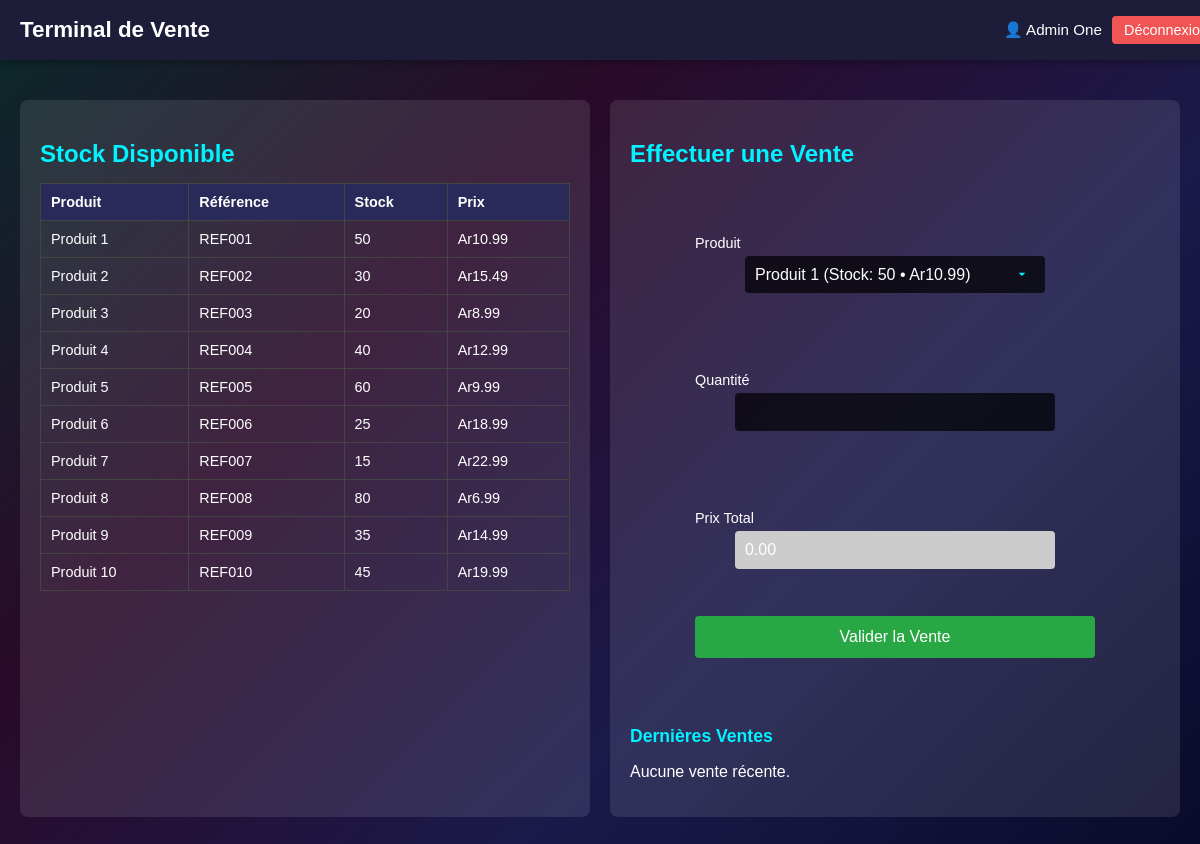
/ventes.php (signed in), run on the app's committed database.
### tables this page shows
CREATE TABLE IF NOT EXISTS Produit (
    id INT PRIMARY KEY AUTO_INCREMENT,
    nom VARCHAR(100) NOT NULL,
    categorie VARCHAR(50) NOT NULL,
    reference VARCHAR(50) NOT NULL,
    prix DECIMAL(10,2) NOT NULL,
    quantite INT NOT NULL DEFAULT 0,
    fournisseur VARCHAR(100),
    created_at DATETIME DEFAULT CURRENT_TIMESTAMP,
    updated_at DATETIME ON UPDATE CURRENT_TIMESTAMP
);

### ventes.php (the view, shortened to what this page needs)
<?php
require_once 'includes/db.php';
try {
    $stmt = $pdo->query("SELECT * FROM Produit WHERE quantite > 0");
    $products = $stmt->fetchAll(PDO::FETCH_ASSOC);
} catch(PDOException $e) {
    die("Erreur de base de données : " . $e->getMessage());
}
try {
    $stmt = $pdo->prepare("SELECT v.*, p.nom AS product_nom
                           FROM Ventes v
                           JOIN Produit p ON v.product_id = p.id
                           WHERE v.user_id = ?
                           ORDER BY v.created_at DESC
                           LIMIT 5");
    $stmt->execute([$_SESSION['user']['id']]);
    $latestSales = $stmt->fetchAll(PDO::FETCH_ASSOC);
} catch(PDOException $e) {
    $latestSales = [];
}
?>
<!DOCTYPE html>
<html lang="fr">
<head>
    <link rel="stylesheet" href="styles/login.css">
    <link rel="stylesheet" href="styles/dashboard.css">
    <link rel="stylesheet" href="/fonts/css/all.css">
</head>
<body>
    <header class="dashboard-header">
        <h1>Terminal de Vente</h1>
        <div class="user-profile">
            <span>👤 <?= htmlspecialchars($_SESSION['user']['nom']) ?></span>
            <form action="logout.php" method="POST">
                <button type="submit">Déconnexion</button>
            </form>
        </div>
    </header>
    <div class="main-content">
        <div class="vente-container">
            <div class="vente-stocks">
                <h2 style="color: #00f3ff; margin-bottom: 15px;">Stock Disponible</h2>
                <table class="stocks-table">
                    <thead>
                        <tr>
                            <th>Produit</th>
                            <th>Référence</th>
                            <th>Stock</th>
                            <th>Prix</th>
                        </tr>
                    </thead>
                    <tbody>
                        <?php foreach($products as $product): ?>
                        <tr>
                            <td><?= htmlspecialchars($product['nom']) ?></td>
                            <td><?= htmlspecialchars($product['reference']) ?></td>
                            <td><?= $product['quantite'] ?></td>
                            <td>Ar<?= number_format($product['prix'], 2) ?></td>
                        </tr>
                        <?php endforeach; ?>
                    </tbody>
                </table>
            </div>
            <div class="vente-form-and-sales">
                <h2 style="color: #00f3ff; margin-bottom: 15px;">Effectuer une Vente</h2>
                <form method="POST" class="vente-form">
                    <div class="input-group">
                        <label for="product_id">Produit</label>
                        <select name="product_id" id="product_id" class="cyber-input" required>
                            <?php foreach($products as $product): ?>
                                <option value="<?= $product['id'] ?>" data-prix="<?= $product['prix'] ?>">
                                    <?= htmlspecialchars($product['nom']) ?> (Stock: <?= $product['quantite'] ?> • Ar<?= $product['prix'] ?>)
                                </option>
                            <?php endforeach; ?>
                        </select>
                    </div>
                    <div class="input-group">
                        <label for="quantity">Quantité</label>
                        <input type="number" name="quantity" id="quantity" class="cyber-input" min="1" required>
                    </div>
                    <div class="input-group">
                        <label for="prix_total">Prix Total</label>
                        <input type="number" step="0.01" name="prix_total" id="prix_total" class="cyber-input" readonly>
                    </div>
                    <button type="submit">Valider la Vente</button>
                </form>
                <div class="latest-sales">
                    <h3>Dernières Ventes</h3>
                    <?php if(count($latestSales) > 0): ?>
                        <?php foreach($latestSales as $sale): ?>
                            <div class="sale-item">
                                <span>🕒 <?= date('d/m/Y H:i', strtotime($sale['created_at'])) ?></span>
                                • <span><?= htmlspecialchars($sale['product_nom']) ?></span>
                                • <span><?= $sale['quantite'] ?> unités</span>
                                • <span>Ar<?= number_format($sale['prix_total'], 2) ?></span>
                            </div>
                        <?php endforeach; ?>
                    <?php else: ?>
                        <p>Aucune vente récente.</p>
                    <?php endif; ?>
                </div>
            </div>
        </div>
    </div>
</body>
</html>

### styles/login.css (style rules this page uses)
.input-group { margin: 2rem 0; width: 100%; }
.cyber-input { width: 100%; padding: 15px 20px; background: rgba(0, 0, 0, 0.7); border: 2px solid #ff00ff; color: #fff; border-radius: 5px; transition: all 0.3s ease; font-size: 1.2rem; margin: 0 auto; display: block; width: 100%; max-width: 300px; }
.cyber-input::placeholder { color: #666; }
select.cyber-input { appearance: none; background-repeat: no-repeat; background-position: right 15px center; background-size: 1em; }
select.cyber-input option { background: #000; color: #fff; }
.vente-form { display: flex; flex-direction: column; gap: 1.5rem; }
.user-profile { display: flex; gap: 1rem; align-items: center; }

### styles/dashboard.css (style rules this page uses)
:root { --primary: #2A2A72; --secondary: #009FFD; --accent: #FF0076; --light: #F4F4F8; }
body { margin: 0; font-family: 'Segoe UI', sans-serif; background: var(--light); }
.main-content { margin-left: 250px; transition: 0.3s; padding: 20px; }
.dashboard-header { display: flex; justify-content: space-between; align-items: center; margin-bottom: 30px; }
.user-profile { display: flex; align-items: center; gap: 20px; }
.vente-form { display: grid; gap: 1.5rem; padding: 20px; }

### ventes.php (style rules this page uses)
body { margin: 0; font-family: Arial, sans-serif; background: linear-gradient(-45deg, #0a0a2a, #1a1a4a, #2a0a2a, #0a2a2a); color: #fff; }
.dashboard-header { position: fixed; top: 0; left: 0; width: 100%; height: 60px; background: #1d1d3a; box-shadow: 0 2px 6px rgba(0, 0, 0, 0.3); display: flex; align-items: center; justify-content: space-between; padding: 0 20px; z-index: 1000; }
.dashboard-header h1 { font-size: 1.4rem; margin: 0; }
.user-profile { display: flex; align-items: center; gap: 10px; }
.user-profile span { font-size: 0.95rem; }
.dashboard-header form { margin: 0; display: inline; }
.user-profile button { background: #f05454; border: none; padding: 6px 12px; border-radius: 4px; cursor: pointer; color: #fff; font-size: 0.9rem; transition: background 0.3s ease; }
.main-content { margin: 80px auto 20px auto; padding: 20px; max-width: 1400px; }
.vente-container { display: flex; flex-wrap: wrap; gap: 20px; }
.vente-stocks, .vente-form-and-sales { background: rgba(255, 255, 255, 0.1); border-radius: 8px; padding: 20px; flex: 1; min-width: 300px; }
.stocks-table { width: 100%; border-collapse: collapse; }
.stocks-table th, .stocks-table td { padding: 10px; border: 1px solid #444; text-align: left; font-size: 0.9rem; }
.stocks-table th { background-color: #2a2a5a; }
.vente-form { display: flex; flex-direction: column; gap: 15px; max-width: 400px; width: 100%; margin: 0 auto; }
.vente-form .input-group { display: flex; flex-direction: column; }
.vente-form label { font-size: 0.9rem; margin-bottom: 5px; }
.vente-form input, .vente-form select { padding: 10px; border: none; border-radius: 4px; font-size: 1rem; }
.vente-form input[readonly] { background: #ccc; }
.vente-form button { background: #28a745; border: none; padding: 12px; border-radius: 4px; font-size: 1rem; cursor: pointer; color: #fff; transition: background 0.3s ease; }
.latest-sales { margin-top: 30px; max-height: 300px; overflow-y: auto; }
.latest-sales h3 { margin-bottom: 10px; color: #00f3ff; font-size: 1.1rem; }

### data on the page
produit: nom "Produit 1", reference "REF001", quantite "50", prix "10.99"
produit: nom "Produit 2", reference "REF002", quantite "30", prix "15.49"
produit: nom "Produit 3", reference "REF003", quantite "20", prix "8.99"
produit: nom "Produit 4", reference "REF004", quantite "40", prix "12.99"
produit: nom "Produit 5", reference "REF005", quantite "60", prix "9.99"
produit: nom "Produit 6", reference "REF006", quantite "25", prix "18.99"
produit: nom "Produit 7", reference "REF007", quantite "15", prix "22.99"
produit: nom "Produit 8", reference "REF008", quantite "80", prix "6.99"
produit: nom "Produit 9", reference "REF009", quantite "35", prix "14.99"
produit: nom "Produit 10", reference "REF010", quantite "45", prix "19.99"

### other printed values
$_SESSION['user']['nom'] "Admin One"
form field product_id "Produit 1 (Stock: 50 • Ar10.99)"
